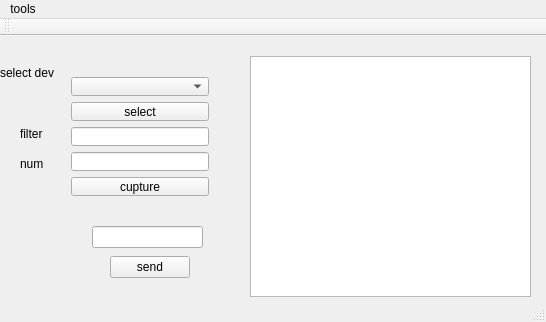
<?xml version="1.0" encoding="UTF-8"?>
<ui version="4.0">
 <class>MainWindow</class>
 <widget class="QMainWindow" name="MainWindow">
  <property name="geometry">
   <rect>
    <x>0</x>
    <y>0</y>
    <width>546</width>
    <height>322</height>
   </rect>
  </property>
  <property name="windowTitle">
   <string>MainWindow</string>
  </property>
  <widget class="QWidget" name="centralWidget">
   <widget class="QLabel" name="label">
    <property name="geometry">
     <rect>
      <x>20</x>
      <y>90</y>
      <width>31</width>
      <height>16</height>
     </rect>
    </property>
    <property name="text">
     <string>filter</string>
    </property>
   </widget>
   <widget class="QLabel" name="label_3">
    <property name="geometry">
     <rect>
      <x>20</x>
      <y>120</y>
      <width>31</width>
      <height>16</height>
     </rect>
    </property>
    <property name="text">
     <string>num</string>
    </property>
   </widget>
   <widget class="QTextBrowser" name="textBrowser">
    <property name="geometry">
     <rect>
      <x>250</x>
      <y>20</y>
      <width>281</width>
      <height>241</height>
     </rect>
    </property>
   </widget>
   <widget class="QLabel" name="label_2">
    <property name="geometry">
     <rect>
      <x>0</x>
      <y>30</y>
      <width>59</width>
      <height>14</height>
     </rect>
    </property>
    <property name="text">
     <string>select dev</string>
    </property>
   </widget>
   <widget class="QWidget" name="verticalLayoutWidget">
    <property name="geometry">
     <rect>
      <x>60</x>
      <y>30</y>
      <width>160</width>
      <height>141</height>
     </rect>
    </property>
    <layout class="QVBoxLayout" name="verticalLayout">
     <item>
      <widget class="QComboBox" name="comboBox"/>
     </item>
     <item>
      <widget class="QPushButton" name="pushButton_2">
       <property name="text">
        <string>select</string>
       </property>
      </widget>
     </item>
     <item>
      <widget class="QLineEdit" name="lineEdit"/>
     </item>
     <item>
      <widget class="QLineEdit" name="lineEdit_2"/>
     </item>
     <item>
      <widget class="QPushButton" name="pushButton">
       <property name="text">
        <string>cupture</string>
       </property>
      </widget>
     </item>
    </layout>
   </widget>
   <widget class="QLineEdit" name="lineEdit_3">
    <property name="geometry">
     <rect>
      <x>92</x>
      <y>190</y>
      <width>111</width>
      <height>22</height>
     </rect>
    </property>
   </widget>
   <widget class="QPushButton" name="pushButton_4">
    <property name="geometry">
     <rect>
      <x>110</x>
      <y>220</y>
      <width>80</width>
      <height>22</height>
     </rect>
    </property>
    <property name="text">
     <string>send</string>
    </property>
   </widget>
  </widget>
  <widget class="QMenuBar" name="menuBar">
   <property name="geometry">
    <rect>
     <x>0</x>
     <y>0</y>
     <width>546</width>
     <height>19</height>
    </rect>
   </property>
   <widget class="QMenu" name="menutools">
    <property name="title">
     <string>tools</string>
    </property>
    <addaction name="actionsend_packet"/>
   </widget>
   <addaction name="menutools"/>
  </widget>
  <widget class="QToolBar" name="mainToolBar">
   <attribute name="toolBarArea">
    <enum>TopToolBarArea</enum>
   </attribute>
   <attribute name="toolBarBreak">
    <bool>false</bool>
   </attribute>
  </widget>
  <widget class="QStatusBar" name="statusBar"/>
  <action name="actionsend_packet">
   <property name="text">
    <string>send_arp</string>
   </property>
  </action>
  <action name="actionsend_tcp">
   <property name="text">
    <string>send_tcp</string>
   </property>
  </action>
 </widget>
 <layoutdefault spacing="6" margin="11"/>
 <resources/>
 <connections/>
</ui>
